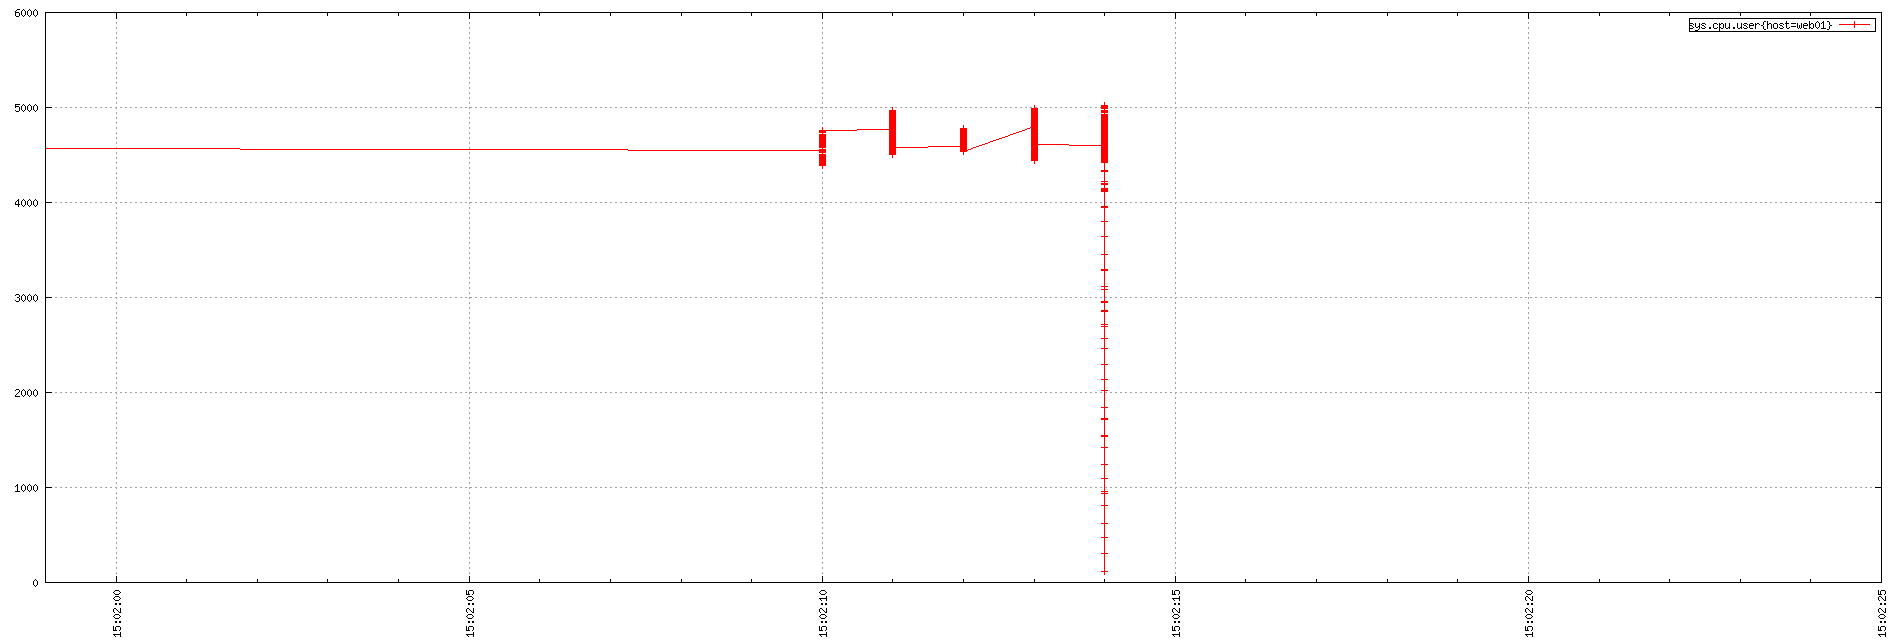

Here is the gnuplot script that generated this plot:
set term png small size 1900,644
set xdata time
set timefmt "%s"
if (GPVAL_VERSION < 4.6) set xtics rotate; else set xtics rotate right
set output "${TMPDIR-'tmp'}/tsd/65f960b6.png"
set xrange ["1673881319":"1673881345"]
set format x "%H:%M:%S"
set grid
set style data linespoint
set key right box
set yrange [0:]
plot  "${TMPDIR-'tmp'}/tsd/65f960b6_0.dat" using 1:2 title "sys.cpu.user{host=web01}"
